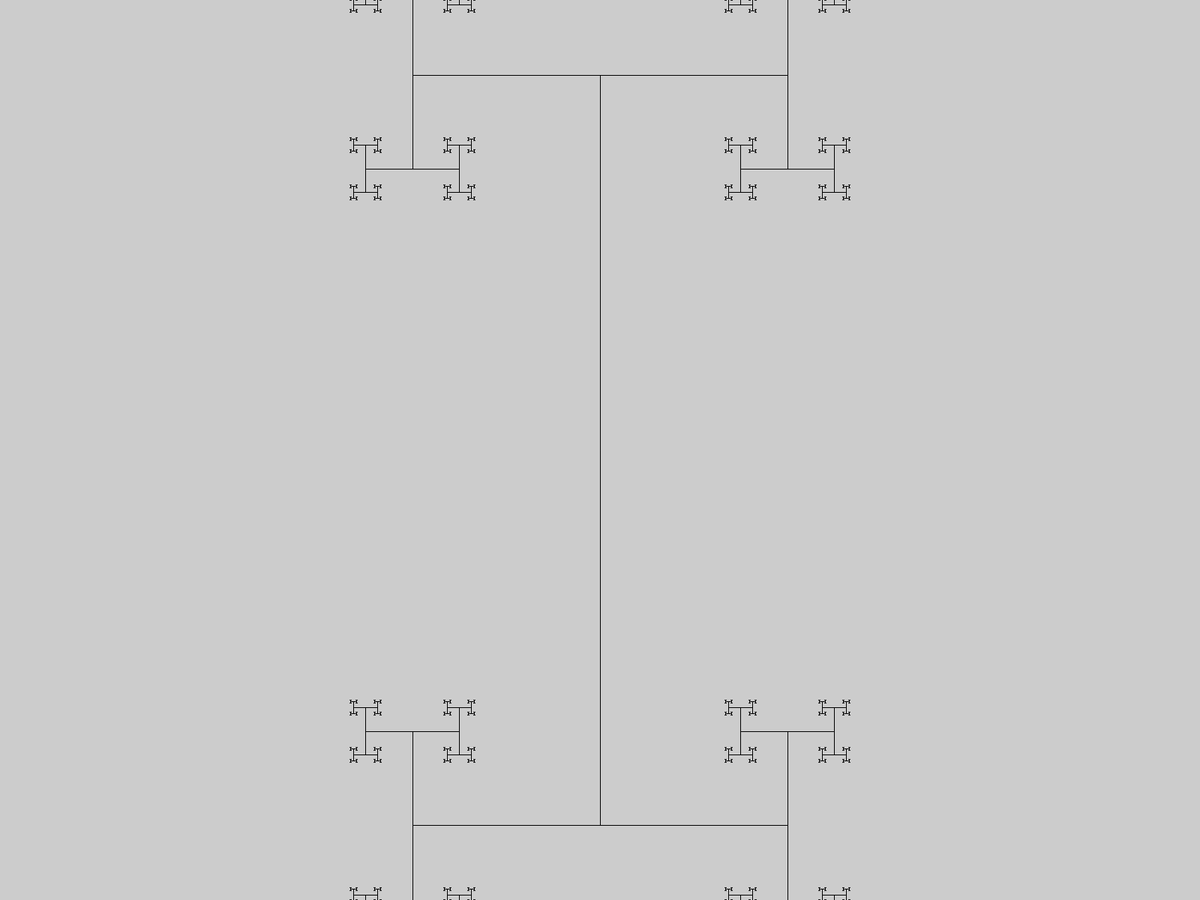
Frame 1 (no input)
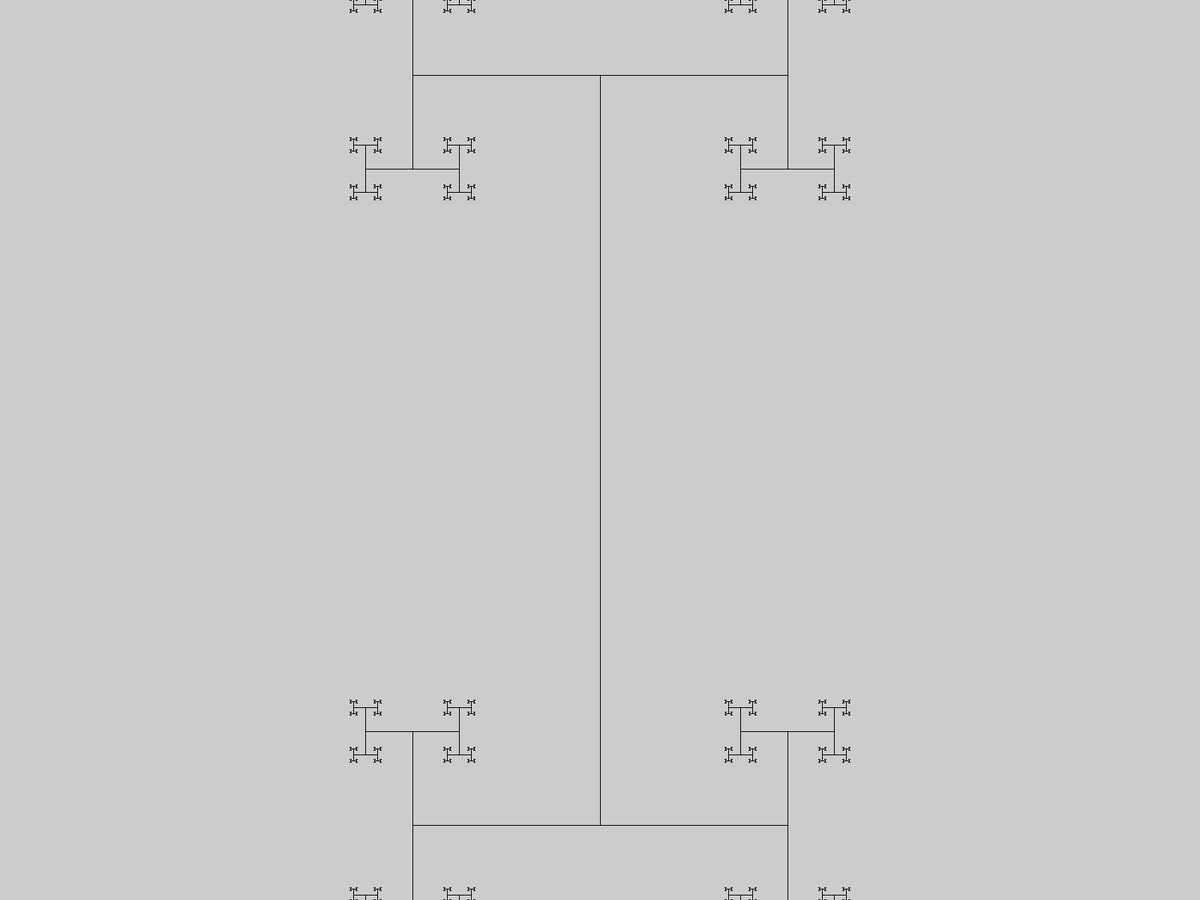
Frame 60 (the mouse pressed at the canvas centre just before this capture)
Frame 120 (the mouse held since frame 60 and released just before this capture): identical to frame 60, image omitted

The Processing sketch that drew these frames (run headless with seeded random() and noise(); from frame 60 on, the mouse is pressed at the canvas centre):

// Processing sketch: fractalLineExercise
// ── fractalLineExercise.pde
int initialLength;
boolean baseLineVertical;

void setup(){
  fullScreen();
  initialLength = 1000;
  baseLineVertical = true;
}

void draw(){
  cantor(width/2, height/2, initialLength, baseLineVertical);
}

void cantor(float x, float y, float len, boolean vert) { 
  if(len<1) 
    return;
  
  if(vert == false){
    line(x, y,  x + len/2, y);
    line(x, y,  x - len/2, y); 
    vert = !vert;
    cantor(x + len/2, y,  len/2, vert);
    cantor(x - len/2, y,  len/2, vert);
  }else{
    line(x, y, x, y + len/2);
    line(x, y,  x, y - len/2); 
    vert = !vert;
    cantor(x, y + len/2,  len/2, vert);
    cantor(x, y - len/2,  len/2, vert);
  }
}

void mousePressed(){
  if(mouseY > height / 2)
    stroke(random(255), random(255), random(255));
  else
    background(random(255), random(255), random(255));
}
